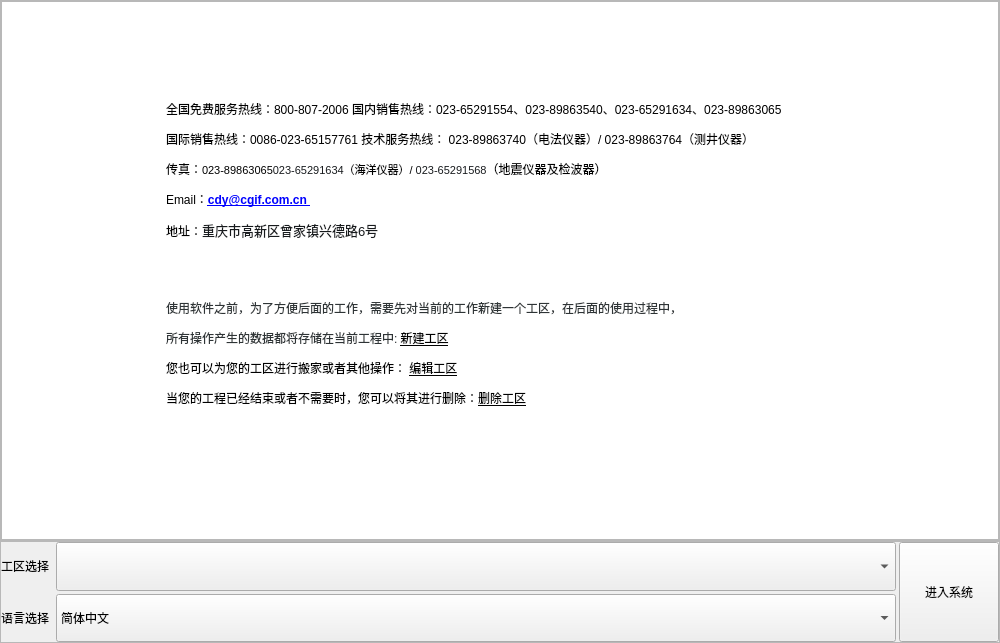
<?xml version="1.0" encoding="UTF-8"?>
<ui version="4.0">
 <class>OBNWelcomeToTheInterface</class>
 <widget class="QWidget" name="OBNWelcomeToTheInterface">
  <property name="geometry">
   <rect>
    <x>0</x>
    <y>0</y>
    <width>1000</width>
    <height>643</height>
   </rect>
  </property>
  <property name="minimumSize">
   <size>
    <width>1000</width>
    <height>643</height>
   </size>
  </property>
  <property name="maximumSize">
   <size>
    <width>800</width>
    <height>643</height>
   </size>
  </property>
  <property name="windowTitle">
   <string>欢迎使用OBN软件</string>
  </property>
  <property name="windowIcon">
   <iconset resource="img.qrc">
    <normaloff>:/bootImage/img/tubiao.png</normaloff>:/bootImage/img/tubiao.png</iconset>
  </property>
  <property name="windowOpacity">
   <double>1.000000000000000</double>
  </property>
  <layout class="QGridLayout" name="gridLayout_4">
   <property name="leftMargin">
    <number>0</number>
   </property>
   <property name="topMargin">
    <number>0</number>
   </property>
   <property name="rightMargin">
    <number>0</number>
   </property>
   <property name="bottomMargin">
    <number>0</number>
   </property>
   <property name="spacing">
    <number>0</number>
   </property>
   <item row="0" column="0">
    <layout class="QGridLayout" name="gridLayout_3">
     <property name="spacing">
      <number>0</number>
     </property>
     <item row="0" column="0">
      <widget class="QFrame" name="frameWelcomeImage">
       <property name="styleSheet">
        <string notr="true"/>
       </property>
       <property name="frameShape">
        <enum>QFrame::StyledPanel</enum>
       </property>
       <property name="frameShadow">
        <enum>QFrame::Raised</enum>
       </property>
       <layout class="QGridLayout" name="gridLayout_5">
        <property name="leftMargin">
         <number>0</number>
        </property>
        <property name="topMargin">
         <number>0</number>
        </property>
        <property name="rightMargin">
         <number>0</number>
        </property>
        <property name="bottomMargin">
         <number>0</number>
        </property>
        <item row="0" column="0">
         <widget class="QTextBrowser" name="textBrowser">
          <property name="styleSheet">
           <string notr="true">/***
QTextEdit#textBrowser{
	background-color:transparent;
}***/</string>
          </property>
          <property name="html">
           <string>&lt;!DOCTYPE HTML PUBLIC &quot;-//W3C//DTD HTML 4.0//EN&quot; &quot;http://www.w3.org/TR/REC-html40/strict.dtd&quot;&gt;
&lt;html&gt;&lt;head&gt;&lt;meta name=&quot;qrichtext&quot; content=&quot;1&quot; /&gt;&lt;style type=&quot;text/css&quot;&gt;
p, li { white-space: pre-wrap; }
&lt;/style&gt;&lt;/head&gt;&lt;body style=&quot; font-family:'Ubuntu'; font-size:11pt; font-weight:400; font-style:normal;&quot;&gt;
&lt;p style=&quot; margin-top:12px; margin-bottom:12px; margin-left:0px; margin-right:0px; -qt-block-indent:0; text-indent:0px;&quot;&gt;&lt;br /&gt;&lt;/p&gt;
&lt;p style=&quot; margin-top:12px; margin-bottom:12px; margin-left:0px; margin-right:0px; -qt-block-indent:0; text-indent:0px;&quot;&gt;			&lt;img src=&quot;:/bootImage/img/logo.png&quot; /&gt;&lt;br /&gt;&lt;/p&gt;
&lt;p style=&quot; margin-top:12px; margin-bottom:12px; margin-left:0px; margin-right:0px; -qt-block-indent:0; text-indent:0px;&quot;&gt;&lt;span style=&quot; font-size:9pt;&quot;&gt;		全国免费服务热线：&lt;/span&gt;&lt;span style=&quot; font-family:'Liberation Serif','serif'; font-size:9pt;&quot;&gt;800-807-2006 &lt;/span&gt;&lt;span style=&quot; font-size:9pt;&quot;&gt;国内销售热线：&lt;/span&gt;&lt;span style=&quot; font-family:'Liberation Serif','serif'; font-size:9pt;&quot;&gt;023-65291554&lt;/span&gt;&lt;span style=&quot; font-size:9pt;&quot;&gt;、&lt;/span&gt;&lt;span style=&quot; font-family:'Liberation Serif','serif'; font-size:9pt;&quot;&gt;023-89863540&lt;/span&gt;&lt;span style=&quot; font-size:9pt;&quot;&gt;、&lt;/span&gt;&lt;span style=&quot; font-family:'Liberation Serif','serif'; font-size:9pt;&quot;&gt;023-65291634&lt;/span&gt;&lt;span style=&quot; font-size:9pt;&quot;&gt;、&lt;/span&gt;&lt;span style=&quot; font-family:'Liberation Serif','serif'; font-size:9pt;&quot;&gt;023-89863065&lt;/span&gt;&lt;/p&gt;
&lt;p style=&quot; margin-top:12px; margin-bottom:12px; margin-left:0px; margin-right:0px; -qt-block-indent:0; text-indent:0px;&quot;&gt;&lt;span style=&quot; font-size:9pt;&quot;&gt;		国际销售热线：&lt;/span&gt;&lt;span style=&quot; font-family:'Liberation Serif','serif'; font-size:9pt;&quot;&gt;0086-023-65157761 &lt;/span&gt;&lt;span style=&quot; font-size:9pt;&quot;&gt;技术服务热线： &lt;/span&gt;&lt;span style=&quot; font-family:'Liberation Serif','serif'; font-size:9pt;&quot;&gt;023-89863740&lt;/span&gt;&lt;span style=&quot; font-size:9pt;&quot;&gt;（电法仪器）&lt;/span&gt;&lt;span style=&quot; font-family:'Liberation Serif','serif'; font-size:9pt;&quot;&gt;/ 023-89863764&lt;/span&gt;&lt;span style=&quot; font-size:9pt;&quot;&gt;（测井仪器）&lt;/span&gt;&lt;/p&gt;
&lt;p style=&quot; margin-top:12px; margin-bottom:12px; margin-left:0px; margin-right:0px; -qt-block-indent:0; text-indent:0px;&quot;&gt;&lt;span style=&quot; font-size:9pt;&quot;&gt;		传真：&lt;/span&gt;&lt;span style=&quot; font-size:8pt;&quot;&gt;023-89863065&lt;/span&gt;&lt;span style=&quot; font-family:'Microsoft YaHei','Segoe UI','system-ui','Roboto','Droid Sans','Helvetica Neue','sans-serif','Tahoma','Segoe UI Symbol','Myanmar Text'; font-size:8pt; color:#171a1d;&quot;&gt;023-65291634&lt;/span&gt;&lt;span style=&quot; font-size:8pt;&quot;&gt;（海洋仪器）&lt;/span&gt;&lt;span style=&quot; font-family:'Liberation Serif','serif'; font-size:8pt;&quot;&gt;/ &lt;/span&gt;&lt;span style=&quot; font-family:'Microsoft YaHei','Segoe UI','system-ui','Roboto','Droid Sans','Helvetica Neue','sans-serif','Tahoma','Segoe UI Symbol','Myanmar Text'; font-size:8pt; color:#171a1d;&quot;&gt;023-65291568&lt;/span&gt;&lt;span style=&quot; font-size:9pt;&quot;&gt;（地震仪器及检波器）&lt;/span&gt;&lt;/p&gt;
&lt;p style=&quot; margin-top:12px; margin-bottom:12px; margin-left:0px; margin-right:0px; -qt-block-indent:0; text-indent:0px;&quot;&gt;&lt;span style=&quot; font-family:'Liberation Serif','serif'; font-size:9pt;&quot;&gt;		Email&lt;/span&gt;&lt;span style=&quot; font-size:9pt;&quot;&gt;：&lt;/span&gt;&lt;a href=&quot;mailto:cdy@cgif.com.cn&quot;&gt;&lt;span style=&quot; font-family:'Liberation Serif','serif'; font-size:9pt; font-weight:600; text-decoration: underline; color:#0000ff;&quot;&gt;cdy@cgif.com.cn &lt;/span&gt;&lt;/a&gt;&lt;/p&gt;
&lt;p style=&quot; margin-top:12px; margin-bottom:12px; margin-left:0px; margin-right:0px; -qt-block-indent:0; text-indent:0px;&quot;&gt;&lt;span style=&quot; font-size:9pt;&quot;&gt;		地址：&lt;/span&gt;&lt;span style=&quot; font-size:10pt; color:#171a1d;&quot;&gt;重庆市高新区曾家镇兴德路&lt;/span&gt;&lt;span style=&quot; font-family:'Microsoft YaHei','Segoe UI','system-ui','Roboto','Droid Sans','Helvetica Neue','sans-serif','Tahoma','Segoe UI Symbol','Myanmar Text'; font-size:10pt; color:#171a1d;&quot;&gt;6&lt;/span&gt;&lt;span style=&quot; font-size:10pt; color:#171a1d;&quot;&gt;号&lt;/span&gt;&lt;/p&gt;
&lt;p style=&quot; margin-top:12px; margin-bottom:12px; margin-left:0px; margin-right:0px; -qt-block-indent:0; text-indent:0px;&quot;&gt;&lt;br /&gt;&lt;/p&gt;
&lt;p style=&quot; margin-top:12px; margin-bottom:12px; margin-left:0px; margin-right:0px; -qt-block-indent:0; text-indent:0px;&quot;&gt;&lt;span style=&quot; font-size:9pt; color:#2e3436;&quot;&gt;		使用软件之前，为了方便后面的工作，需要先对当前的工作新建一个工区，在后面的使用过程中，&lt;/span&gt;&lt;/p&gt;
&lt;p style=&quot; margin-top:12px; margin-bottom:12px; margin-left:0px; margin-right:0px; -qt-block-indent:0; text-indent:0px;&quot;&gt;&lt;span style=&quot; font-size:9pt; color:#2e3436;&quot;&gt;		所有操作产生的数据都将存储在当前工程中: &lt;/span&gt;&lt;a href=&quot;NewProject&quot;&gt;&lt;span style=&quot; font-size:9pt; text-decoration: underline; color:#000000;&quot;&gt;新建工区&lt;/span&gt;&lt;/a&gt;&lt;/p&gt;
&lt;p style=&quot; margin-top:12px; margin-bottom:12px; margin-left:0px; margin-right:0px; -qt-block-indent:0; text-indent:0px;&quot;&gt;&lt;span style=&quot; font-size:9pt; color:#000000;&quot;&gt;		您也可以为您的工区进行搬家或者其他操作： &lt;/span&gt;&lt;a href=&quot;EditProject&quot;&gt;&lt;span style=&quot; font-size:9pt; text-decoration: underline; color:#000000;&quot;&gt;编辑工区&lt;/span&gt;&lt;/a&gt;&lt;/p&gt;
&lt;p style=&quot; margin-top:12px; margin-bottom:12px; margin-left:0px; margin-right:0px; -qt-block-indent:0; text-indent:0px;&quot;&gt;&lt;span style=&quot; font-size:9pt; color:#000000;&quot;&gt;		当您的工程已经结束或者不需要时，您可以将其进行删除：&lt;/span&gt;&lt;a href=&quot;DeleteProject&quot;&gt;&lt;span style=&quot; font-size:9pt; text-decoration: underline; color:#000000;&quot;&gt;删除工区&lt;/span&gt;&lt;/a&gt;&lt;/p&gt;&lt;/body&gt;&lt;/html&gt;</string>
          </property>
         </widget>
        </item>
       </layout>
      </widget>
     </item>
     <item row="1" column="0">
      <widget class="QFrame" name="frameButtonGroup">
       <property name="minimumSize">
        <size>
         <width>0</width>
         <height>0</height>
        </size>
       </property>
       <property name="maximumSize">
        <size>
         <width>16777215</width>
         <height>102</height>
        </size>
       </property>
       <property name="frameShape">
        <enum>QFrame::StyledPanel</enum>
       </property>
       <property name="frameShadow">
        <enum>QFrame::Raised</enum>
       </property>
       <layout class="QGridLayout" name="gridLayout_2">
        <property name="leftMargin">
         <number>0</number>
        </property>
        <property name="topMargin">
         <number>0</number>
        </property>
        <property name="rightMargin">
         <number>0</number>
        </property>
        <property name="bottomMargin">
         <number>0</number>
        </property>
        <property name="spacing">
         <number>3</number>
        </property>
        <item row="0" column="0">
         <layout class="QGridLayout" name="gridLayout">
          <item row="0" column="0">
           <widget class="QLabel" name="labelProject">
            <property name="sizePolicy">
             <sizepolicy hsizetype="Fixed" vsizetype="Fixed">
              <horstretch>0</horstretch>
              <verstretch>0</verstretch>
             </sizepolicy>
            </property>
            <property name="text">
             <string>工区选择</string>
            </property>
           </widget>
          </item>
          <item row="1" column="0">
           <widget class="QLabel" name="labelLanguage">
            <property name="sizePolicy">
             <sizepolicy hsizetype="Fixed" vsizetype="Fixed">
              <horstretch>0</horstretch>
              <verstretch>0</verstretch>
             </sizepolicy>
            </property>
            <property name="text">
             <string>语言选择 </string>
            </property>
           </widget>
          </item>
          <item row="0" column="1">
           <widget class="QComboBox" name="comboBoxProject">
            <property name="sizePolicy">
             <sizepolicy hsizetype="Preferred" vsizetype="Expanding">
              <horstretch>0</horstretch>
              <verstretch>0</verstretch>
             </sizepolicy>
            </property>
            <property name="maximumSize">
             <size>
              <width>16777215</width>
              <height>16777215</height>
             </size>
            </property>
            <property name="styleSheet">
             <string notr="true"/>
            </property>
           </widget>
          </item>
          <item row="1" column="1">
           <widget class="QComboBox" name="comboBoxLanguage">
            <property name="sizePolicy">
             <sizepolicy hsizetype="Preferred" vsizetype="Expanding">
              <horstretch>0</horstretch>
              <verstretch>0</verstretch>
             </sizepolicy>
            </property>
            <property name="maximumSize">
             <size>
              <width>16777215</width>
              <height>16777215</height>
             </size>
            </property>
            <item>
             <property name="text">
              <string>简体中文</string>
             </property>
            </item>
            <item>
             <property name="text">
              <string>English</string>
             </property>
            </item>
           </widget>
          </item>
         </layout>
        </item>
        <item row="0" column="1">
         <widget class="QPushButton" name="buttonEnterTheSystem">
          <property name="sizePolicy">
           <sizepolicy hsizetype="Minimum" vsizetype="Minimum">
            <horstretch>0</horstretch>
            <verstretch>0</verstretch>
           </sizepolicy>
          </property>
          <property name="minimumSize">
           <size>
            <width>100</width>
            <height>100</height>
           </size>
          </property>
          <property name="maximumSize">
           <size>
            <width>100</width>
            <height>100</height>
           </size>
          </property>
          <property name="styleSheet">
           <string notr="true">QPushButton#buttonEnterTheSystem{
	background-color:&quot;#1E90FF&quot;;
}</string>
          </property>
          <property name="text">
           <string>进入系统</string>
          </property>
         </widget>
        </item>
       </layout>
      </widget>
     </item>
    </layout>
   </item>
  </layout>
 </widget>
 <resources>
  <include location="img.qrc"/>
 </resources>
 <connections/>
</ui>
